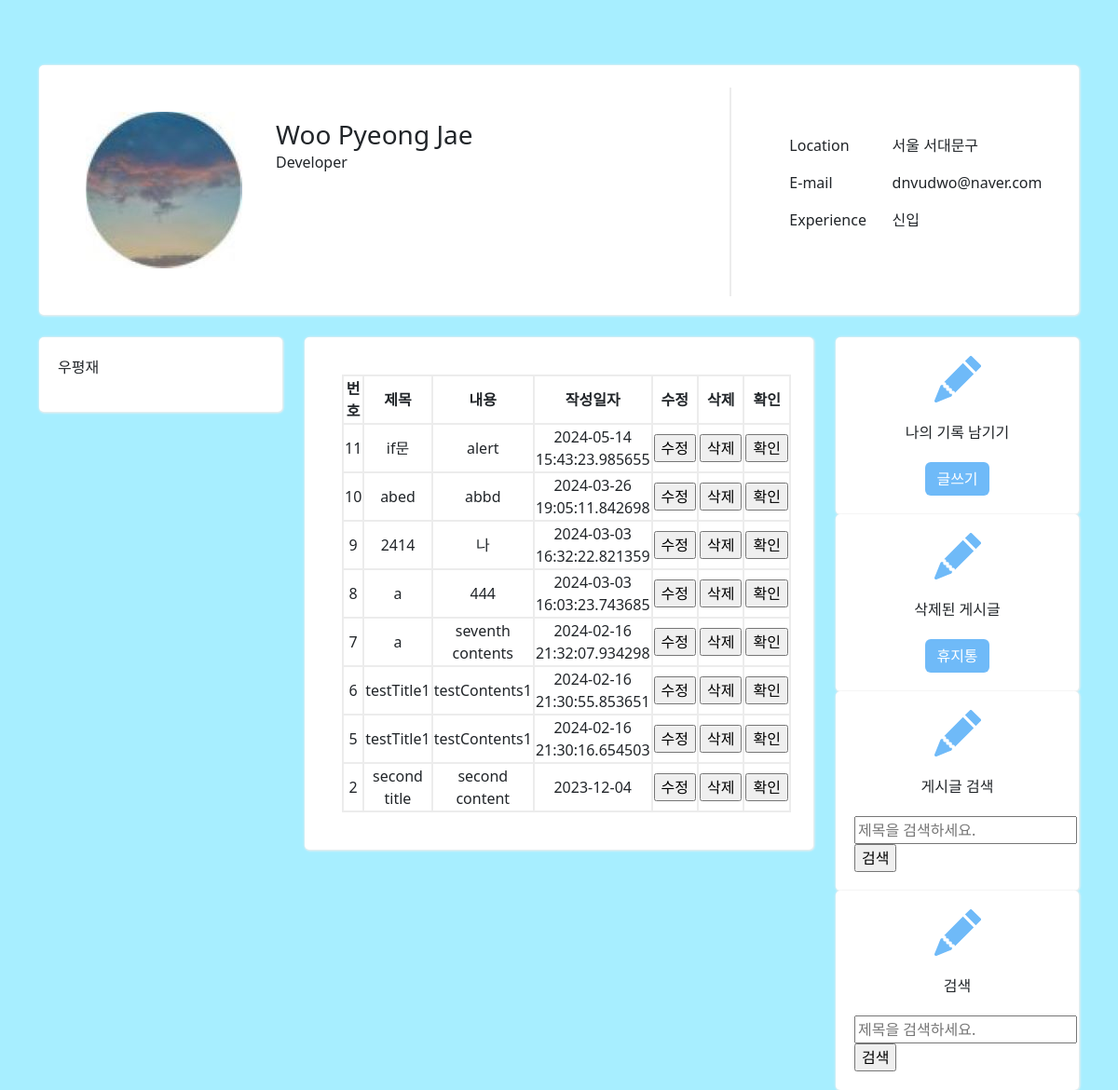
The page / on the database its author committed.
### tables this page shows
CREATE TABLE "T_Board" (
	"boardIdx"	INTEGER NOT NULL,
	"title"	TEXT NOT NULL,
	"contents"	TEXT NOT NULL,
	"regDT"	TEXT NOT NULL,
	"delDT"	TEXT,
	PRIMARY KEY("boardIdx")
);

### app.py (the view)
@app.route('/')
def home():
    conn = sqlite3.connect('postData.db')  # db연결(접속)
    conn.row_factory=sqlite3.Row
    cursor = conn.cursor()  # sql 쿼리 수행을 위해 필요한 객체
    cursor.execute("SELECT * FROM T_Board where delDT is null ORDER BY regDT DESC")
    data_list = cursor.fetchall()
    return render_template('blog.html', data_list=data_list)

### templates/blog.html (shortened to what this page needs)
<!DOCTYPE html>
<html lang="en">
<head>
  <link href="https://cdn.jsdelivr.net/npm/bootstrap@5.3.2/dist/css/bootstrap.min.css" rel="stylesheet"
 />
  <link href="{{ url_for('static', filename='css/blog.css') }}" rel="stylesheet" />
</head>
<body style="background: #A7EEFF">
  <div class="container">
    <div class="white-box mt-70">
      <div class="row">
        <div class="col-md-8">
          <div class="d-flex padding-30">
            <div class="flex-shrink-0 padding-r20">
              <img type="button" src="{{ url_for('static', filename='img/blog_title_img.jpg')}}" onclick="window.location.href='/'"/>
            </div>
            <div class="flex-grow-1 ms-3 py-2">
              <h3 class="mb-0">Woo Pyeong Jae</h3>
              <p class="mb-2 width">Developer</p>
            </div>
          </div>
        </div>
        <div class="col-md-4 mt-4 mt-md-1 border-left" style="font-size: 16px">
          <div class="row padding-50">
            <div class="col-5">
              <p>Location</p>
            </div>
            <div class="col-6">
              <p>서울 서대문구</p>
            </div>
            <div class="col-5">
              <p>E-mail</p>
            </div>
            <div class="col-6">
              <p>dnvudwo@naver.com</p>
            </div>
            <div class="col-5">
              <p>Experience</p>
            </div>
            <div class="col-6">
              <p>신입</p>
            </div>
          </div>
        </div>
      </div>
    </div>
  </div>
  <div class="container mt-4">
    <div class="row">
      <div class="col-md-3">
        <div class="white-box">
          <p>우평재</p>
        </div>
      </div>
      <div class="col-md-6">
        <div class="white-box" style="padding:40px">
          <table class="w-100">
            <thead>
              <tr>
                <th scope="col">번호</th>
                <th scope="col">제목</th>
                <th scope="col">내용</th>
                <th scope="col">작성일자</th>
                <th scope="col">수정</th>
                <th scope="col">삭제</th>
                <th scope="col">확인</th>
              </tr>
            </thead>
            <tbody>
              {% for i in data_list %}
              <tr>
                <td>{{i['boardIdx']}}</td>
                <td>{{i['title']}}</td>
                <td>{{i['contents']}}</td>
                <td>{{i['regDT']}}</td>
                <td><input type='button' onclick="edit_test({{i['boardIdx']}})" value="수정" /></td>
                <td><input type="button" onclick="remove({{i['boardIdx']}})" value="삭제"></td>
                <td><input type="button" onclick="check({{i['boardIdx']}})" value="확인"></td>
              </tr>
              {% endfor %}
            </tbody>
          </table>
        </div>
      </div>
      <div class="col-md-3">
        <div class="white-box">
          <p style="padding: 20px; text-align: center; margin-bottom: 0px;">나의 기록 남기기</p>
          <button type="button" class="btn btn-primary btn_write_center" onclick="window.location.href='/write'"
            style="background-color: #6fbaf8; border: 0px #6fbaf8;">글쓰기</button>
        </div>
        <div class="white-box">
          <p style="padding: 20px; text-align: center; margin-bottom: 0px;">삭제된 게시글</p>
          <button type="button" class="btn btn-primary btn_write_center" onclick="window.location.href='/rp'"
            style="background-color: #6fbaf8; border: 0px #6fbaf8;">휴지통</button>
        </div>
        <div class="white-box">
          <p style="padding: 20px; text-align: center; margin-bottom: 0px;">게시글 검색</p>
            <div style="vertical-align: middle;">
              <input type="text" id="tbTitle" placeholder="제목을 검색하세요.">
              <input type="button" onclick="search()" value="검색">
            </div>
        </div>
        <div class="white-box">
          <p style="padding: 20px; text-align: center; margin-bottom: 0px;">검색</p>
            <div style="vertical-align: middle;">
              <input type="text" id="tbTitle" placeholder="제목을 검색하세요.">
              <input type="button" onclick="window.location.href='/riot'" value="검색">
            </div>
        </div>
      </div>
    </div>
</body>
</html>

### static/css/blog.css (style rules this page uses)
.white-box { background-color: white; padding: 20px; border-radius: 5px; box-shadow: 0.5px 0.5px 2px 1px #eee; }
.mt-70 { margin-top: 70px; }
.padding-30 { padding: 30px; }
.padding-r20 { padding-right: 20px; }
.border-left { border-left: 2px solid #ececec; }
.padding-50 { padding: 50px; }
.btn_write_center { display: block; margin-left: auto; margin-right: auto; }
table { width: 550px; height: 200px; border: 2px solid #ececec; text-align: center; border-collapse: collapse; }
th { border: 2px solid #ececec; }
td { border: 2px solid #ececec; }
.w-100 { width: 100%; padding: 10px; }

### rows shown on the page
T_Board: boardIdx "11", title "if문", contents "alert", regDT "2024-05-14 15:43:23.985655"
T_Board: boardIdx "10", title "abed", contents "abbd", regDT "2024-03-26 19:05:11.842698"
T_Board: boardIdx "9", title "2414", contents "나", regDT "2024-03-03 16:32:22.821359"
T_Board: boardIdx "8", title "a", contents "444", regDT "2024-03-03 16:03:23.743685"
T_Board: boardIdx "7", title "a", contents "seventh contents", regDT "2024-02-16 21:32:07.934298"
T_Board: boardIdx "6", title "testTitle1", contents "testContents1", regDT "2024-02-16 21:30:55.853651"
T_Board: boardIdx "5", title "testTitle1", contents "testContents1", regDT "2024-02-16 21:30:16.654503"
T_Board: boardIdx "2", title "second title", contents "second content", regDT "2023-12-04"
